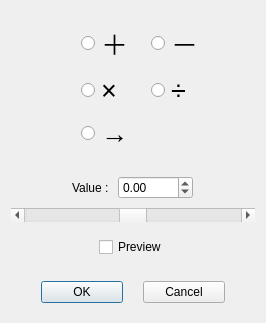
<?xml version="1.0" encoding="UTF-8"?>
<ui version="4.0">
 <class>ImageCalculatorDlg</class>
 <widget class="QDialog" name="ImageCalculatorDlg">
  <property name="geometry">
   <rect>
    <x>0</x>
    <y>0</y>
    <width>266</width>
    <height>279</height>
   </rect>
  </property>
  <property name="windowTitle">
   <string>Image Calculator</string>
  </property>
  <layout class="QGridLayout" name="gridLayout">
   <item row="3" column="0">
    <widget class="QWidget" name="widget_3" native="true">
     <layout class="QHBoxLayout" name="horizontalLayout_3">
      <property name="leftMargin">
       <number>40</number>
      </property>
      <property name="rightMargin">
       <number>40</number>
      </property>
      <item alignment="Qt::AlignHCenter">
       <widget class="QCheckBox" name="m_chkPreview">
        <property name="sizePolicy">
         <sizepolicy hsizetype="Preferred" vsizetype="Fixed">
          <horstretch>1</horstretch>
          <verstretch>0</verstretch>
         </sizepolicy>
        </property>
        <property name="text">
         <string>Preview</string>
        </property>
       </widget>
      </item>
     </layout>
    </widget>
   </item>
   <item row="0" column="0">
    <widget class="QWidget" name="widget" native="true">
     <property name="sizePolicy">
      <sizepolicy hsizetype="Preferred" vsizetype="Fixed">
       <horstretch>0</horstretch>
       <verstretch>0</verstretch>
      </sizepolicy>
     </property>
     <layout class="QGridLayout" name="gridLayout_2">
      <property name="leftMargin">
       <number>70</number>
      </property>
      <property name="rightMargin">
       <number>40</number>
      </property>
      <item row="2" column="2">
       <widget class="QRadioButton" name="m_rdoDivide">
        <property name="font">
         <font>
          <pointsize>20</pointsize>
         </font>
        </property>
        <property name="text">
         <string>÷</string>
        </property>
       </widget>
      </item>
      <item row="1" column="2">
       <widget class="QRadioButton" name="m_rdoMinus">
        <property name="font">
         <font>
          <pointsize>20</pointsize>
         </font>
        </property>
        <property name="text">
         <string>－</string>
        </property>
       </widget>
      </item>
      <item row="2" column="1">
       <widget class="QRadioButton" name="m_rdoMultiply">
        <property name="font">
         <font>
          <pointsize>20</pointsize>
         </font>
        </property>
        <property name="text">
         <string>×</string>
        </property>
       </widget>
      </item>
      <item row="1" column="1">
       <widget class="QRadioButton" name="m_rdoPlus">
        <property name="font">
         <font>
          <pointsize>20</pointsize>
         </font>
        </property>
        <property name="text">
         <string>＋</string>
        </property>
       </widget>
      </item>
      <item row="3" column="1">
       <widget class="QRadioButton" name="m_rdoReplace">
        <property name="font">
         <font>
          <pointsize>20</pointsize>
         </font>
        </property>
        <property name="text">
         <string>→</string>
        </property>
       </widget>
      </item>
     </layout>
    </widget>
   </item>
   <item row="4" column="0">
    <widget class="QWidget" name="widget_4" native="true">
     <property name="sizePolicy">
      <sizepolicy hsizetype="Preferred" vsizetype="Fixed">
       <horstretch>0</horstretch>
       <verstretch>0</verstretch>
      </sizepolicy>
     </property>
     <layout class="QHBoxLayout" name="horizontalLayout_2">
      <property name="spacing">
       <number>20</number>
      </property>
      <property name="leftMargin">
       <number>30</number>
      </property>
      <property name="rightMargin">
       <number>30</number>
      </property>
      <item>
       <widget class="QPushButton" name="m_btnOK">
        <property name="sizePolicy">
         <sizepolicy hsizetype="Preferred" vsizetype="Preferred">
          <horstretch>0</horstretch>
          <verstretch>0</verstretch>
         </sizepolicy>
        </property>
        <property name="text">
         <string>OK</string>
        </property>
       </widget>
      </item>
      <item>
       <widget class="QPushButton" name="m_btnCancel">
        <property name="sizePolicy">
         <sizepolicy hsizetype="Preferred" vsizetype="Preferred">
          <horstretch>0</horstretch>
          <verstretch>0</verstretch>
         </sizepolicy>
        </property>
        <property name="text">
         <string>Cancel</string>
        </property>
       </widget>
      </item>
     </layout>
    </widget>
   </item>
   <item row="1" column="0">
    <widget class="QWidget" name="widget_2" native="true">
     <property name="sizePolicy">
      <sizepolicy hsizetype="Preferred" vsizetype="Fixed">
       <horstretch>0</horstretch>
       <verstretch>0</verstretch>
      </sizepolicy>
     </property>
     <layout class="QVBoxLayout" name="verticalLayout">
      <property name="spacing">
       <number>0</number>
      </property>
      <property name="leftMargin">
       <number>0</number>
      </property>
      <property name="topMargin">
       <number>0</number>
      </property>
      <property name="rightMargin">
       <number>0</number>
      </property>
      <property name="bottomMargin">
       <number>0</number>
      </property>
      <item alignment="Qt::AlignHCenter">
       <widget class="QWidget" name="widget_5" native="true">
        <layout class="QHBoxLayout" name="horizontalLayout_4">
         <item>
          <widget class="QLabel" name="label">
           <property name="sizePolicy">
            <sizepolicy hsizetype="Fixed" vsizetype="Preferred">
             <horstretch>1</horstretch>
             <verstretch>0</verstretch>
            </sizepolicy>
           </property>
           <property name="text">
            <string>Value : </string>
           </property>
          </widget>
         </item>
         <item>
          <widget class="QDoubleSpinBox" name="m_spinValue">
           <property name="sizePolicy">
            <sizepolicy hsizetype="Fixed" vsizetype="Fixed">
             <horstretch>1</horstretch>
             <verstretch>0</verstretch>
            </sizepolicy>
           </property>
           <property name="minimum">
            <double>-9999.989999999999782</double>
           </property>
           <property name="maximum">
            <double>9999.989999999999782</double>
           </property>
           <property name="singleStep">
            <double>0.100000000000000</double>
           </property>
          </widget>
         </item>
        </layout>
       </widget>
      </item>
      <item>
       <widget class="QScrollBar" name="m_scrollValue">
        <property name="minimum">
         <number>-999999</number>
        </property>
        <property name="maximum">
         <number>999999</number>
        </property>
        <property name="orientation">
         <enum>Qt::Horizontal</enum>
        </property>
       </widget>
      </item>
     </layout>
    </widget>
   </item>
  </layout>
 </widget>
 <tabstops>
  <tabstop>m_rdoPlus</tabstop>
  <tabstop>m_rdoMinus</tabstop>
  <tabstop>m_rdoMultiply</tabstop>
  <tabstop>m_rdoDivide</tabstop>
  <tabstop>m_btnOK</tabstop>
  <tabstop>m_btnCancel</tabstop>
 </tabstops>
 <resources/>
 <connections/>
</ui>
